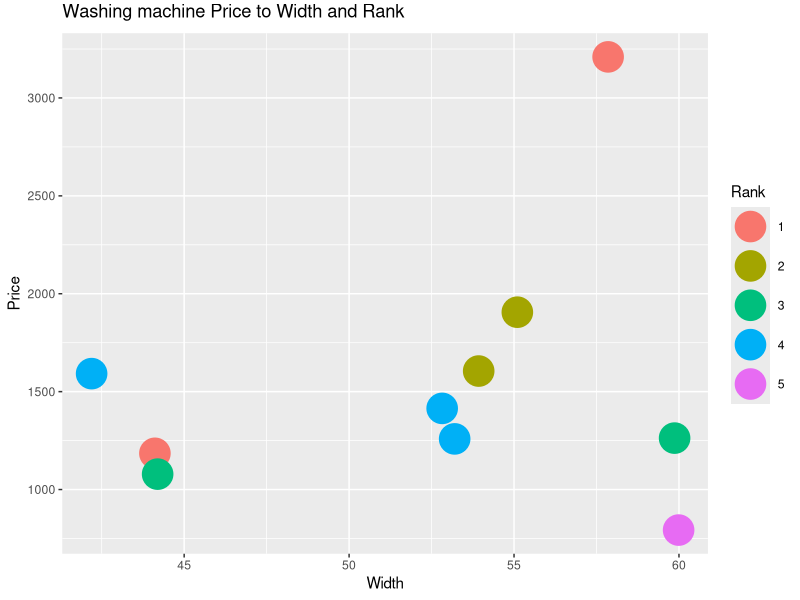

Here is the R script that generated this plot:
library("ggplot2")

df <- as.data.frame(matrix(c(1000, 1300, 1000, 1300, 1200, 1300, 1400, 1200, 1300, 1100,
                             7, 6, 5, 6, 7, 6, 9, 7, 6, 6.5,
                             44, 53, 60, 42, 60, 53, 58, 55, 44, 54,
                             1199, 1399, 799, 1599, 1249, 1249, 3199, 1899, 1079, 1599), 10, 4))
labels <- c("1", "2", "3", "4", "5")
result <- c(1, 4, 5, 4, 3, 4, 1, 2, 3, 2)
factors <- factor(result, labels)
df <- cbind(df, factors)
colnames(df) <- c("Speed", "Capacity", "Size", "Price", "Rank")

stripchart <- ggplot(df, aes(Size, Price, col = factor(Rank))) + geom_jitter(position = position_jitter(width = 0.2), size=10)
stripchart <- stripchart + ylab("Price") + xlab("Width") + labs(colour = "Rank")
stripchart <- stripchart + ggtitle("Washing machine Price to Width and Rank") + theme(plot.title = element_text(vjust =+ 2))
stripchart
